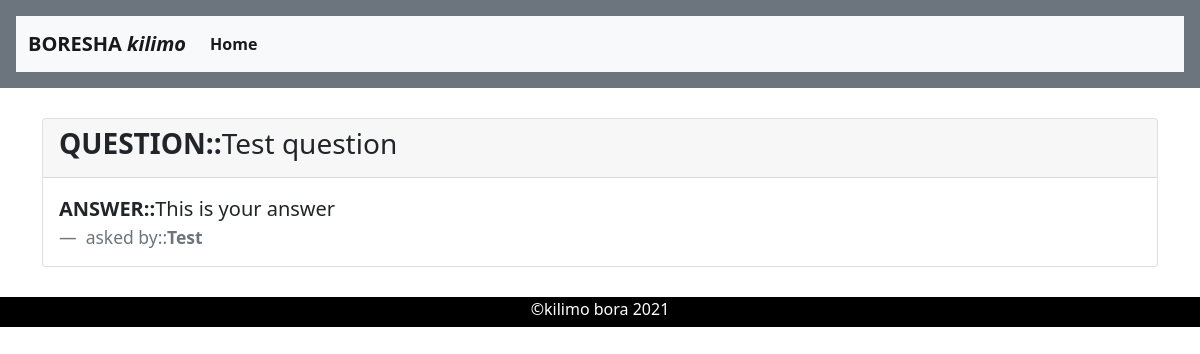
Page /ResponseView/12/ on the committed database.
### portfolio/models.py (models this page shows, shortened)
class Query(models.Model):
    username = models.CharField(max_length=100, blank=True, null=True)
    title = models.CharField(max_length=500)
    response = models.CharField(max_length=500, default='Question not yet answered.check later')
    class Meta:
        verbose_name_plural = 'Queries'
        ordering = ['-id']

### portfolio/views.py (the view)
# urls.py: path('ResponseView/<int:pk>/', ResponseView.as_view(), name='ResponseView'),
class ResponseView(TemplateView):
    template_name = 'response.html'
    def get_context_data(self, **kwargs):
        context = super().get_context_data(**kwargs)
        context['query'] = Query.objects.get(pk=self.kwargs.get('pk'))
        return context

### templates/response.html (shortened to what this page needs)
{% extends 'base.html' %}
{% load static %}
{% block content %}
    <div class="container">
<div class="card">
  <div class="card-header">
    <h3><b>QUESTION::</b>{{ query.title }}</h3>
  </div>
  <div class="card-body">
    <blockquote class="blockquote mb-0">
      <p><b>ANSWER::</b>{{ query.response}}</p>
      <footer class="blockquote-footer"> asked by::<b>{{ query.username}}</b></footer>
    </blockquote>
  </div>
</div>
    </div>
{% endblock %}

### static/css/style.css (style rules this page uses)
* { margin: 0; padding: 0; }

### templates/response.html (style rules this page uses)
.card { margin-top: 30px; margin-bottom: 30px; }

### rows in the picture
Query: title "Test question", response "This is your answer", username "Test"
